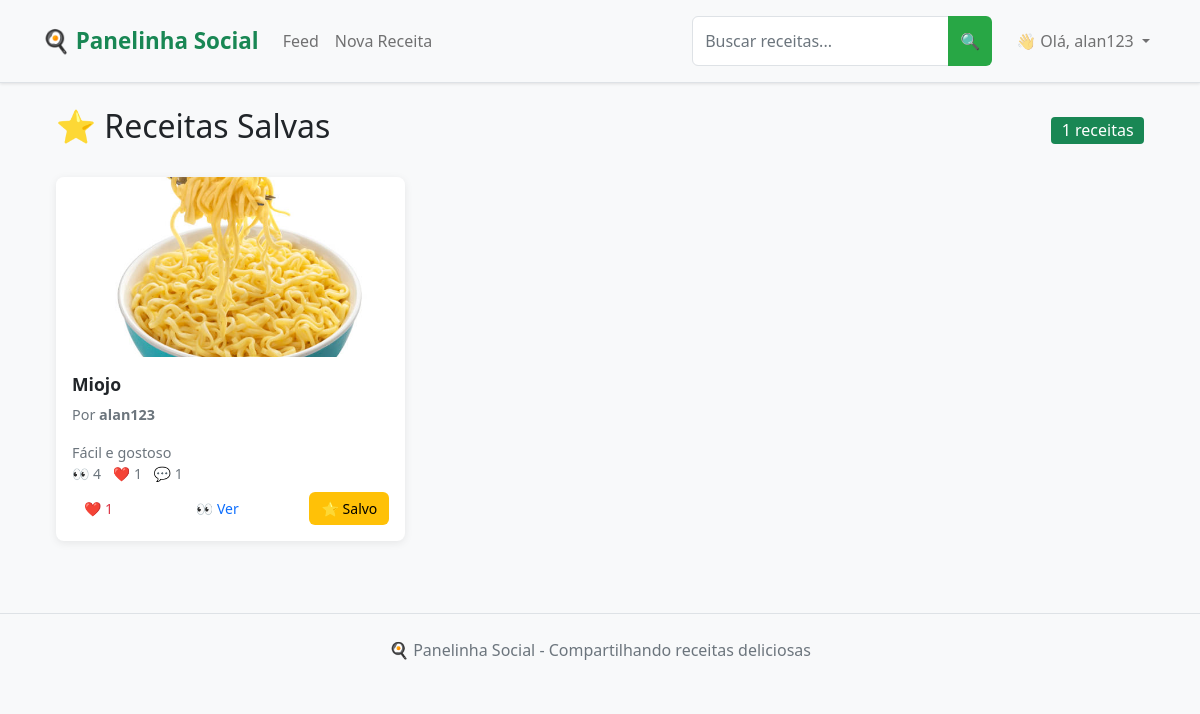
/saved_recipes (signed in), run on an earlier commit of the app's database.
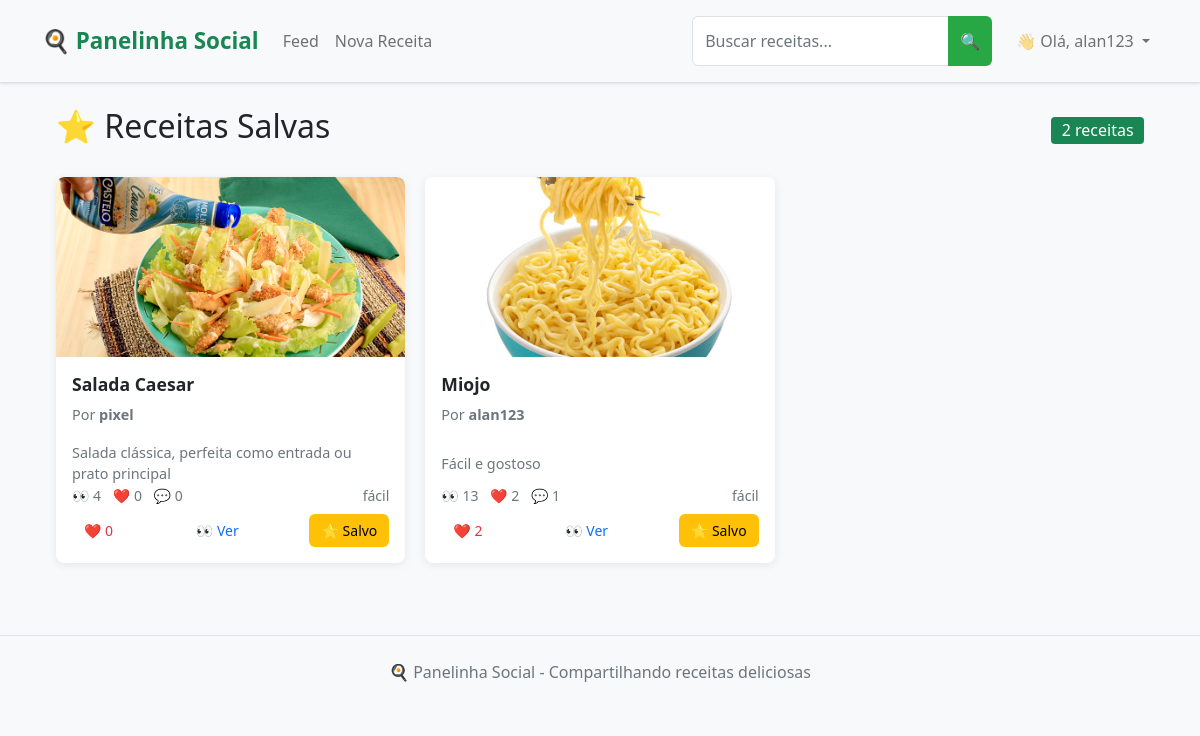
And on a later commit of the database.
### app.py (models this page shows, shortened)
class Recipe(db.Model):
    __tablename__ = 'recipe'
    id = db.Column(db.Integer, primary_key=True)
    title = db.Column(db.String(100), nullable=False, index=True)
    description = db.Column(db.Text)
    ingredients = db.Column(db.Text)
    steps = db.Column(db.Text)
    image = db.Column(db.String(200))
    categories = db.Column(db.String(200))
    difficulty = db.Column(db.String(20), nullable=False, default='Fácil', index=True)  # NOVO CAMPO
    is_draft = db.Column(db.Boolean, default=False, index=True)
    created_at = db.Column(db.DateTime, default=datetime.utcnow, index=True)
    updated_at = db.Column(db.DateTime, default=datetime.utcnow, onupdate=datetime.utcnow)
    views = db.Column(db.Integer, default=0, index=True)
    user_id = db.Column(db.Integer, db.ForeignKey('user.id'), nullable=False, index=True)
    likes = db.relationship('Like', backref='recipe', lazy='select')
    comments = db.relationship('Comment', backref='recipe', lazy='select')
    saved_by = db.relationship('SavedRecipe', backref='recipe', lazy='select')
    def like_count(self):
        if hasattr(self, '_like_count'):
            return self._like_count
        return len(self.likes)
    def comment_count(self):
        if hasattr(self, '_comment_count'):
            return self._comment_count
        return len(self.comments)

class User(UserMixin, db.Model):
    __tablename__ = 'user'
    id = db.Column(db.Integer, primary_key=True)
    username = db.Column(db.String(64), unique=True, nullable=False, index=True)
    email = db.Column(db.String(120), unique=True, nullable=False, index=True)
    password_hash = db.Column(db.String(128))
    bio = db.Column(db.Text)
    profile_picture = db.Column(db.String(200))
    created_at = db.Column(db.DateTime, default=datetime.utcnow)
    recipes = db.relationship('Recipe', backref='author', lazy='select')
    likes = db.relationship('Like', backref='user', lazy='select')
    comments = db.relationship('Comment', backref='user', lazy='select')
    saved_recipes = db.relationship('SavedRecipe', backref='user', lazy='select')

### app.py (the view)
@app.route('/saved_recipes')
@login_required
def saved_recipes():
    saved_query = SavedRecipe.query.filter_by(user_id=current_user.id).order_by(SavedRecipe.saved_at.desc())
    saved_items = saved_query.all()
    if not saved_items:
        return render_template('saved_recipes.html', title='Receitas Salvas', recipes=[])
    recipe_ids = [item.recipe_id for item in saved_items]
    recipes_query = Recipe.query.filter(Recipe.id.in_(recipe_ids)).filter_by(is_draft=False)
    recipes = get_recipes_with_counts(recipes_query)
    recipe_dict = {recipe.id: recipe for recipe in recipes}
    ordered_recipes = [recipe_dict[item.recipe_id] for item in saved_items if item.recipe_id in recipe_dict]
    return render_template('saved_recipes.html', title='Receitas Salvas', recipes=ordered_recipes)

### app.py (called while the page is built)
@login_manager.user_loader
def load_user(id):
    return User.query.get(int(id))

### templates/saved_recipes.html (shortened to what the changed rows need)
{% extends "base.html" %}
{% block content %}
<div class="container-fluid">
    <div class="row">
        <div class="col-12">
            <div class="d-flex justify-content-between align-items-center mb-4">
                <h2>⭐ Receitas Salvas</h2>
                <span class="badge bg-success fs-6">{{ recipes|length }} receitas</span>
            </div>
            {% if recipes %}
                <div class="row">
                    {% for recipe in recipes %}
                        <div class="col-xl-4 col-lg-6 col-md-6 mb-4">
                            <div class="card h-100 recipe-card">
                                <a href="{{ url_for('recipe_detail', recipe_id=recipe.id) }}" class="text-decoration-none">
                                    {% if recipe.image %}
                                        <img src="{{ url_for('static', filename='uploads/' + recipe.image) }}"
                                             class="card-img-top" alt="{{ recipe.title }}">
                                    {% else %}
                                        <div class="card-img-top bg-light d-flex align-items-center justify-content-center"
                                             style="height: 200px;">
                                            <span class="text-muted">📷 Sem imagem</span>
                                        </div>
                                    {% endif %}
                                </a>
                                <div class="card-body d-flex flex-column">
                                    <a href="{{ url_for('recipe_detail', recipe_id=recipe.id) }}" class="text-decoration-none text-dark">
                                        <h5 class="card-title">{{ recipe.title }}</h5>
                                    </a>
                                    <p class="card-text text-muted small">
                                        Por <strong>{{ recipe.author.username }}</strong>
                                    </p>
                                    <a href="{{ url_for('recipe_detail', recipe_id=recipe.id) }}" class="text-decoration-none text-dark flex-grow-1">
                                        <p class="card-text">{{ recipe.description[:100] }}{% if recipe.description|length > 100 %}...{% endif %}</p>
                                    </a>
                                    <div class="mt-auto">
                                        <div class="d-flex justify-content-between align-items-center mb-2">
                                            <div class="text-muted small">
                                                <span class="me-2">👀 {{ recipe.views }}</span>
                                                <span class="me-2">❤️ {{ recipe.like_count() }}</span>
                                                <span>💬 {{ recipe.comment_count() }}</span>
                                            </div>
                                            {% if recipe.categories %}
                                                <small class="text-muted">
                                                    {{ recipe.categories.split(',')[0] }}
                                                </small>
                                            {% endif %}
                                        </div>
                                        <div class="d-flex justify-content-between">
                                            <button class="btn btn-sm btn-outline-danger like-btn"
                                                    data-recipe-id="{{ recipe.id }}">
                                                ❤️ <span class="like-count">{{ recipe.like_count() }}</span>
                                            </button>
                                            <a href="{{ url_for('recipe_detail', recipe_id=recipe.id) }}"
                                               class="btn btn-sm btn-outline-primary">
                                                👀 Ver
                                            </a>
                                            <button class="btn btn-sm btn-outline-warning save-btn active"
                                                    data-recipe-id="{{ recipe.id }}"
                                                    title="Remover dos salvos">
                                                ⭐ Salvo
                                            </button>
                                        </div>
                                    </div>
                                </div>
                            </div>
                        </div>
                    {% endfor %}
                </div>
            {% endif %}
        </div>
    </div>
</div>
{% endblock %}

What changed in the data, as far as the page shows it:
added Recipe: image (picture), title "Salada Caesar", author.username "pixel", description "Salada clássica, perfeita como entrada ou prato principal", views "4", like_count "0", comment_count "0", categories "fácil"
changed Recipe "Miojo": views "4" → "13"; like_count "1" → "2"; categories (not shown) → "fácil"
Also different on the page:
{{ recipes|length }}: "1" → "2"
